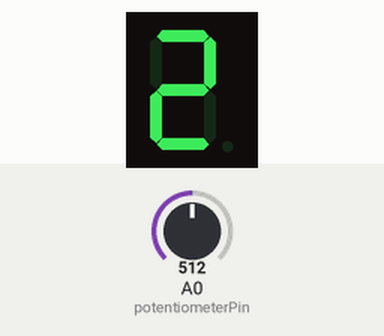
This sketch was run on a simulated Arduino Uno, built with avr-gcc and run on an emulated ATmega328P. Shown: 1-digit seven-segment display. Wiring (inferred from the names in the program): 1-digit 7-segment display, segments lit when HIGH: segments pin 12, pin 11, pin 10, pin 9, pin 8, pin 7, pin 6. The inputs (shaded band) are chosen by the test bench; at power-on: A0 (potentiometerPin) = 512. The segment pins are drawn as the display they are named for.

Above: at 1.2 s.
1.3 s: A0 (potentiometerPin) set to 716
At 2.5 s:
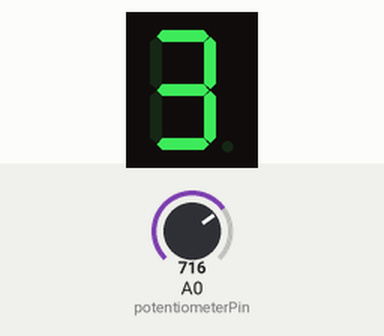
2.8 s: A0 (potentiometerPin) set to 900
At 3.8 s:
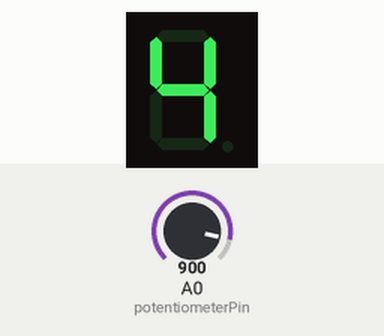
4.3 s: A0 (potentiometerPin) set to 1023
At 5.1 s:
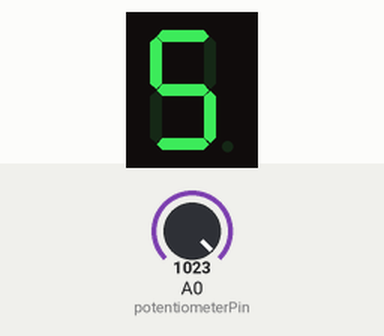
Timing chart, 0 to 7.3 s (numbered marks = the images above; inputs shaded):
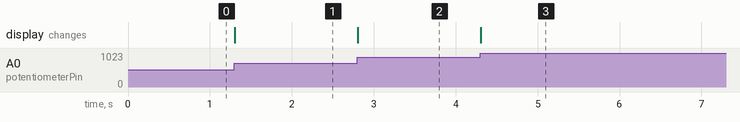

The sketch:

32IV_7_Display_and_potentiometer.ino
```cpp
int A=12;
int B=11;
int C=10;
int D=9;
int E=8;
int F=7;
int G=6;

const int DIGITS_NUMBER=7;
int digits[DIGITS_NUMBER]={A,B,C,D,E,F,G};

int zeroDigits[DIGITS_NUMBER]={1,1,1,1,1,1,0};
int oneDigits[DIGITS_NUMBER]={0,1,1,0,0,0,0};
int twoDigits[DIGITS_NUMBER]={1,1,0,1,1,0,1};
int threeDigits[DIGITS_NUMBER]={1,1,1,1,0,0,1};
int fourDigits[DIGITS_NUMBER]={0,1,1,0,0,1,1};
int fiveDigits[DIGITS_NUMBER]={1,0,1,1,0,1,1};
int sixDigits[DIGITS_NUMBER]={1,0,1,1,1,1,1};
int sevenDigits[DIGITS_NUMBER]={1,1,1,0,0,0,0};
int eightDigits[DIGITS_NUMBER]={1,1,1,1,1,1,1};
int nineDigits[DIGITS_NUMBER]={1,1,1,1,0,1,1};

int potentiometerPin=A0;

void setup()
{
  pinMode(A, OUTPUT);
  pinMode(B, OUTPUT);
  pinMode(C, OUTPUT);
  pinMode(D, OUTPUT);
  pinMode(E, OUTPUT);
  pinMode(F, OUTPUT);
  pinMode(G, OUTPUT);
}

void zero(){
  for(int i=0; i<DIGITS_NUMBER; i++){
    int digit=digits[i];
    int value=zeroDigits[i];
    digitalWrite(digit, value);
  }
}

void one(){
  for(int i=0; i<DIGITS_NUMBER; i++){
    int digit=digits[i];
    int value=oneDigits[i];
    digitalWrite(digit, value);
  }
}

void two(){
  for(int i=0; i<DIGITS_NUMBER; i++){
    int digit=digits[i];
    int value=twoDigits[i];
    digitalWrite(digit, value);
  }
}

void three(){
  for(int i=0; i<DIGITS_NUMBER; i++){
    int digit=digits[i];
    int value=threeDigits[i];
    digitalWrite(digit, value);
  }
}

void four(){
  for(int i=0; i<DIGITS_NUMBER; i++){
    int digit=digits[i];
    int value=fourDigits[i];
    digitalWrite(digit, value);
  }
}

void five(){
  for(int i=0; i<DIGITS_NUMBER; i++){
    int digit=digits[i];
    int value=fiveDigits[i];
    digitalWrite(digit, value);
  }
}

void six(){
  for(int i=0; i<DIGITS_NUMBER; i++){
    int digit=digits[i];
    int value=sixDigits[i];
    digitalWrite(digit, value);
  }
}

void seven(){
  for(int i=0; i<DIGITS_NUMBER; i++){
    int digit=digits[i];
    int value=sevenDigits[i];
    digitalWrite(digit, value);
  }
}

void eight(){
  for(int i=0; i<DIGITS_NUMBER; i++){
    int digit=digits[i];
    int value=eightDigits[i];
    digitalWrite(digit, value);
  }
}

void nine(){
  for(int i=0; i<DIGITS_NUMBER; i++){
    int digit=digits[i];
    int value=nineDigits[i];
    digitalWrite(digit, value);
  }
}

int getPotentiometer(){
  int current=analogRead(potentiometerPin);
  return map(current, 0, 1023, 0, 5);
}

void chooseNumber(int potentiometerNow) {
  switch (potentiometerNow)
  {
  case 0: zero(); break;
  case 1: one(); break;
  case 2: two(); break;
  case 3: three(); break;
  case 4: four(); break;
  case 5: five(); break;

  default: break;
  }
}

void loop()
{
  int potentiometer=getPotentiometer();
  chooseNumber(potentiometer);
  delay(100);
}
```

Measured:
- after the input at 1.3 s, the display: changes at once (image 1)
- after the input at 2.8 s, the display: changes at once (image 2)
- after the input at 4.3 s, the display: changes at once (image 3)
